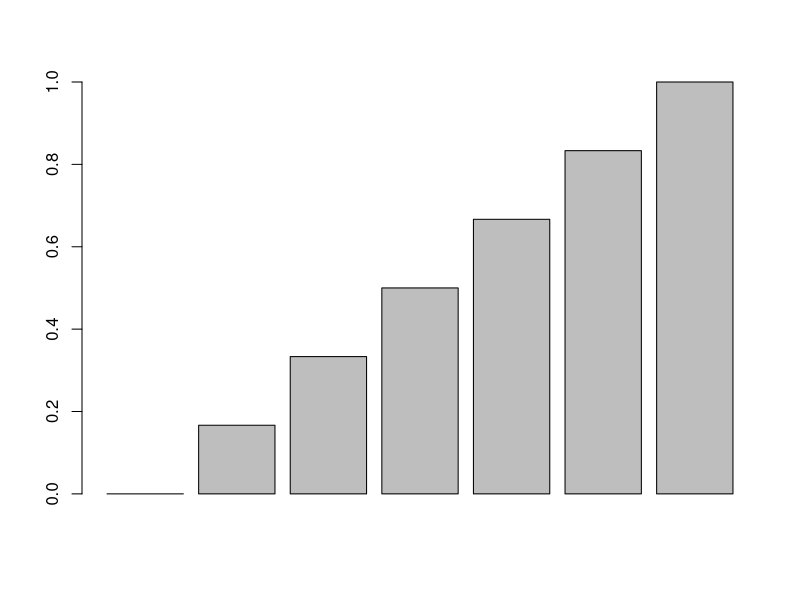

Write the R code that produced this figure.
a <-c(2,3,4,5,6,7,8)
mean <-mean(a)
minimum <-min(a)
maximum <-max(a)
minmax <-(a-minimum)/(maximum-minimum)
print(barplot(minmax))
